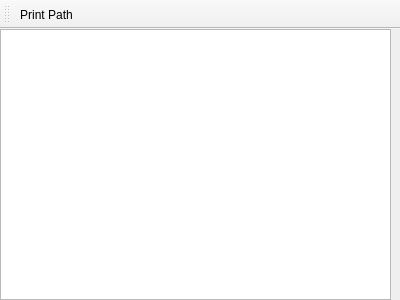
<?xml version="1.0" encoding="UTF-8"?>
<ui version="4.0">
 <class>MainWindow</class>
 <widget class="QMainWindow" name="MainWindow">
  <property name="geometry">
   <rect>
    <x>0</x>
    <y>0</y>
    <width>400</width>
    <height>300</height>
   </rect>
  </property>
  <property name="windowTitle">
   <string>MainWindow</string>
  </property>
  <widget class="QWidget" name="centralWidget">
   <widget class="QTextEdit" name="textEdit">
    <property name="geometry">
     <rect>
      <x>0</x>
      <y>0</y>
      <width>391</width>
      <height>271</height>
     </rect>
    </property>
   </widget>
  </widget>
  <widget class="QToolBar" name="mainToolBar">
   <attribute name="toolBarArea">
    <enum>TopToolBarArea</enum>
   </attribute>
   <attribute name="toolBarBreak">
    <bool>false</bool>
   </attribute>
   <addaction name="actionPrint_Path"/>
  </widget>
  <action name="actionPrint_Path">
   <property name="text">
    <string>Print Path</string>
   </property>
  </action>
 </widget>
 <layoutdefault spacing="6" margin="11"/>
 <resources/>
 <connections/>
</ui>
